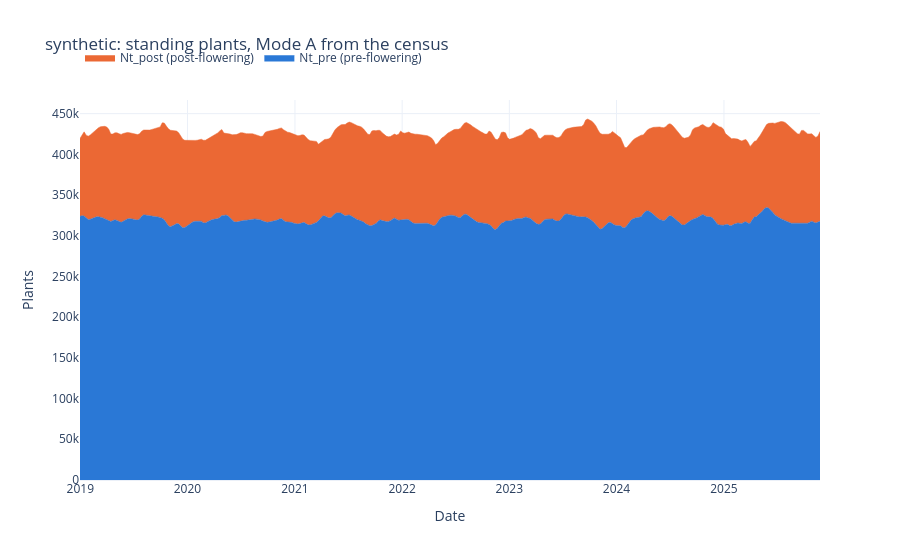

Source (notebook cell):
### Markdown cell above
## 3. Pre-/post-flowering visibility

Every `EngineWeeklyRecord` carries `Nt_pre` (vegetative plants) and `Nt_post` (bunches on the plant,
all tags), with `Nt = Nt_pre + Nt_post`; the age structure behind them comes from
`engine.snapshot_cohorts()`, in the same schema as the census. Below: a Mode A run of the established
farm from its census -- no bagging or desuckering records, so flowering, harvest and follower
selection are all the model's own -- stepped one week at a time with a snapshot at the start of every
week, as in notebook 01.

### Code cell
LAST_USABLE_WEEK = min(weather_est.max_week_index, int(production_est.data["date"].map(weather_est.week_index_for_date).max()))
N_WEEKS = LAST_USABLE_WEEK - START_WEEK_INDEX + 1
SNAPSHOT_WEEKS = list(range(START_WEEK_INDEX, START_WEEK_INDEX + N_WEEKS))
SNAPSHOT_DATES = [weather_est.calendar_date_for_week(w) for w in SNAPSHOT_WEEKS]


def run_with_snapshots(engine, n_weeks):
    # Steps `engine` n_weeks times, snapshotting the cohorts at the start of every week
    snapshots = []
    for _ in range(n_weeks):
        snapshot = engine.snapshot_cohorts()
        snapshots.append(snapshot[["chain", "age_weeks", "population"]].assign(week_index=engine.current_week_index))
        engine.step()
    return engine.get_output(), pd.concat(snapshots, ignore_index=True)


mode_a = SimbaPopEngine(params, weather_est, census, start_week_index=START_WEEK_INDEX)
mode_a_output, mode_a_history = run_with_snapshots(mode_a, N_WEEKS)
assert (mode_a_output["Nt_pre"] + mode_a_output["Nt_post"] - mode_a_output["Nt"]).abs().max() < 1e-6
print(f"Mode A from the census: week_index {START_WEEK_INDEX}..{LAST_USABLE_WEEK} ({N_WEEKS} weeks); Nt_pre + Nt_post == Nt every week")
for column in ["Nt", "Nt_pre", "Nt_post"]:
    series = mode_a_output[column]
    print(f"  {column}: {series.min():,.0f} .. {series.max():,.0f} (start {series.iloc[0]:,.0f}, end {series.iloc[-1]:,.0f})")
print(f"  followers seeded {mode_a_output['sucker_input_used'].sum():,.0f}, plants flowered {mode_a_output['FLt'].sum():,.0f}, "
      f"bunches harvested {mode_a_output['Ht'].sum():,.0f}")

fig = go.Figure()
fig.add_trace(go.Scatter(x=mode_a_output["date"], y=mode_a_output["Nt_pre"].round(0), name="Nt_pre (pre-flowering)",
                         mode="lines", stackgroup="one", line=dict(color="#2a78d6", width=0.5), fillcolor="#2a78d6"))
fig.add_trace(go.Scatter(x=mode_a_output["date"], y=mode_a_output["Nt_post"].round(0), name="Nt_post (post-flowering)",
                         mode="lines", stackgroup="one", line=dict(color="#eb6834", width=0.5), fillcolor="#eb6834"))
fig.update_layout(
    title=f"{ESTABLISHED_DIR.name}: standing plants, Mode A from the census",
    xaxis_title="Date",
    yaxis_title="Plants",
    template="plotly_white",
    legend=dict(orientation="h", y=1.15),
)
fig.show()

### Figure 1 — Plotly figure (JSON) as saved in the notebook; plotly's stock layout.template omitted (floating-point values rounded to 4 significant figures; data arrays with more than 128 entries replaced by an {"elided": "..."} marker saying what was removed)
{"data": [{"fillcolor": "#2a78d6", "line": {"color": "#2a78d6", "width": 0.5}, "mode": "lines", "name": "Nt_pre (pre-flowering)", "stackgroup": "one", "type": "scatter", "x": {"elided": "361 str values"}, "y": {"elided": "361 int values"}}, {"fillcolor": "#eb6834", "line": {"color": "#eb6834", "width": 0.5}, "mode": "lines", "name": "Nt_post (post-flowering)", "stackgroup": "one", "type": "scatter", "x": {"elided": "361 str values"}, "y": {"elided": "361 int values"}}], "layout": {"legend": {"orientation": "h", "y": 1.15}, "title": {"text": "synthetic: standing plants, Mode A from the census"}, "xaxis": {"title": {"text": "Date"}}, "yaxis": {"title": {"text": "Plants"}}}}
